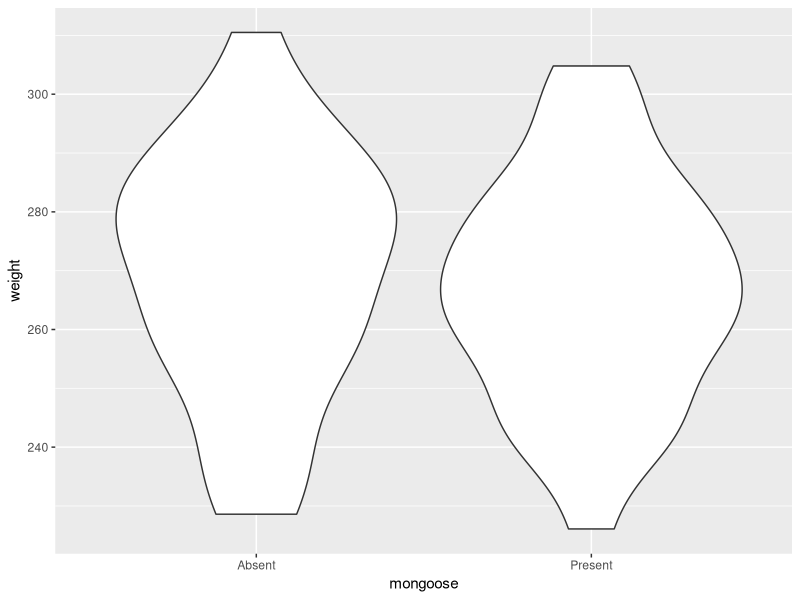

Generate this figure with R: (Note: this script raises an error after producing the figure.)
## ---- chunk 1
knitr::opts_chunk$set(echo = TRUE, results = "hide", fig.show="show")
answer_sheet <- FALSE
library(ggplot2)
library(here)
## ---- chunk 2
set.seed(2024)
n <- 56
rabbit <- data.frame(
  mongoose = sample(size = n, c("Present", "Absent"), replace = TRUE, prob = c(0.6, 0.4))
  )

prs <- ifelse(rabbit$mongoose == "Present", 1, 0)

b0 <- 271
b1 <- -5

rabbit$weight <- round(rnorm(n = n, mean = b0 + b1 * prs, sd = 20), digits = 1)
summary(rabbit)
summary(lm(weight ~ mongoose, data = rabbit))

ggplot(rabbit) +
  geom_violin(aes(x = mongoose, y = weight))

rabbit$mongoose[7] <- "Absent"
rabbit$weight[41] <- 380.8
write.table(rabbit, here("Workshops/Workshop 5 - LM with categorical predictors/Data", "rabbits.txt"), row.names = FALSE)
## ---- chunk 3
# We've been told this is the 7th row, so we can use square brackets to check this row. Here, I'll also ask for all columns of the 7th row (by not speciying anything after the ,):
rabbit[7,]
## ---- chunk 4
# The rabbit was from Oshima, not Tokunoshima, so mongoose should be Present not Absent

# We can resolve this in a number of ways, but here are two options:
rabbit$mongoose[7] <- "Present"
rabbit[7,1] <- "Present"
# Both do the exact same thing. If you're not sure why, ask a demonstrator.

# To check if this worked, we can do:
rabbit[7,]
## ---- chunk 5
# If we do a plot of the data:
ggplot(rabbit) +
  geom_histogram(aes(x = weight))
# We can clearly see there's one rabbit that's much larger than the others. From the figure, we can also see that it's the only rabbit that's larger than 350 g, so we can use that as our condition and subtract 100 g. We also learn that this is on row 41 (the number oto the left of the output).
rabbit[rabbit$weight > 350,]
## ---- chunk 6
# There are a couple of different ways we can do this correction:
rabbit$weight[rabbit$weight > 350]  <- rabbit$weight[rabbit$weight > 350] - 100
# Or we can do:
# rabbit[41,2] <- rabbit[41,2]-100 #Not run

# To check if this worked, we can do:
rabbit[41,]
# Or:
ggplot(rabbit) +
  geom_histogram(aes(x = weight))
## ---- chunk 7
# No, nothing that I can spot at least.
## ---- chunk 8
rabbit_mod <- lm(weight ~ mongoose, data = rabbit)
## ---- chunk 9
summary(rabbit_mod)
## ---- chunk 10
library(ggeffects)
## ---- chunk 11
preds <- ggpredict(rabbit_mod)
## ---- chunk 12
rabbit$mongoose <- factor(rabbit$mongoose)
## ---- chunk 13
plot(preds)
## ---- chunk 14
fake <- data.frame(
  mongoose = unique(rabbit$mongoose)
)
fake
## ---- chunk 15
preds <- predict(rabbit_mod, newdata = fake, se.fit = TRUE)
## ---- chunk 16
fake$fit <- preds$fit
## ---- chunk 17
fake$low95 <- preds$fit - 1.96 * preds$se.fit
fake$upp95 <- preds$fit + 1.96 * preds$se.fit
## ---- chunk 18
ggplot(fake) +
  geom_errorbar(aes(x = mongoose, ymin = low95, ymax = upp95)) +
  geom_point(aes(x = mongoose, y = fit)) +
  labs(x = "Java mongoose",
       y = "Predicted weight of rabbits (g)") +
  theme_minimal()
## ---- chunk 19
# For coordinators -
# Code below simulates and exports the data used in the workshop
# number of offspring as function of temperature

set.seed(2024)
n <- 120
habitat_types <- factor(rep(c("Rainforest", "Dry Forest", "Spiny Forest", "Mangrove"), each = n / 4))

# lazy way to simulate the data
activity_levels <- round(c(
  rnorm(n/4, mean = 10, sd = 1),   # Rainforest group
  rnorm(n/4, mean = 8, sd = 1),    # Dry Forest group
  rnorm(n/4, mean = 6, sd = 1),    # Spiny Forest group
  rnorm(n/4, mean = 7, sd = 1)     # Mangrove group
), digits = 2)

# Create the data frame
lemur <- data.frame(habitat = habitat_types, activity = activity_levels)
lemur$habitat <- as.character(lemur$habitat)
lemur$habitat[23] <- "Rain forest"

write.table(lemur, here("Workshops/Workshop 5 - LM with categorical predictors/Data", "lemurs.txt"), row.names = FALSE)
